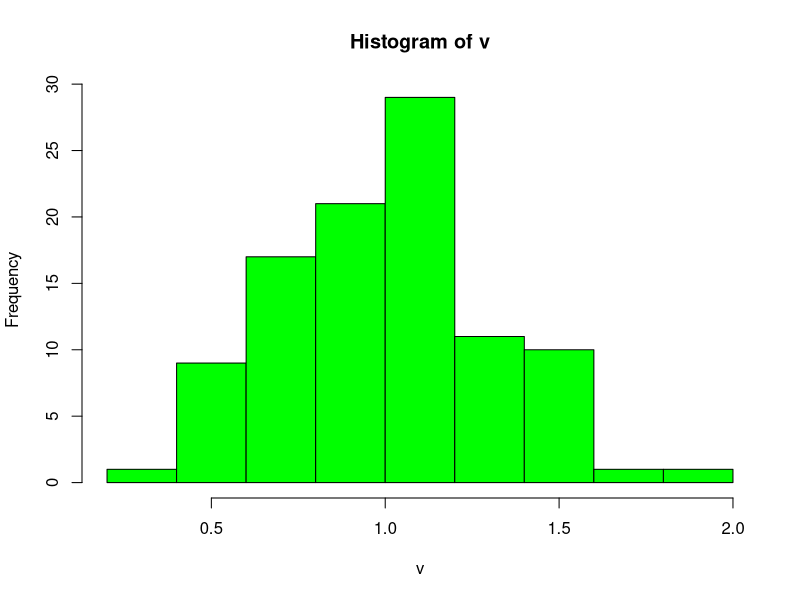

R code for this plot:
#EX 3

v = rnorm(100, 1, 0.3)
print(v)

media = mean(v)
print(media)

getmode <- function(v) {
  uniqv <- unique(v)
  uniqv[which.max(tabulate(match(v, uniqv)))]
}

moda = getmode(v)
print(moda)

mediana = median(v)
print(mediana)

# b)
png(file="neagu_histograma.png")
hist(v, col="green")
dev.off()


#EX 4


Mfct = function(i, j){
  return (1 / sqrt( (i + 2) * (j + 2) ))
}


Nfct = function(i, j){
  return ( (i + 1) / (j + 1) )
}

v1 = seq(1, 15)
v2 = seq(1, 15)

M = outer(v1, v2, Mfct)
N = outer(v1, v2, Nfct)


print(M)
print(N)

MN = M %*% N
if(det(MN) != 0){
  print("Inversabila!")
} else {
  print("Nu e inversabila!")
}
